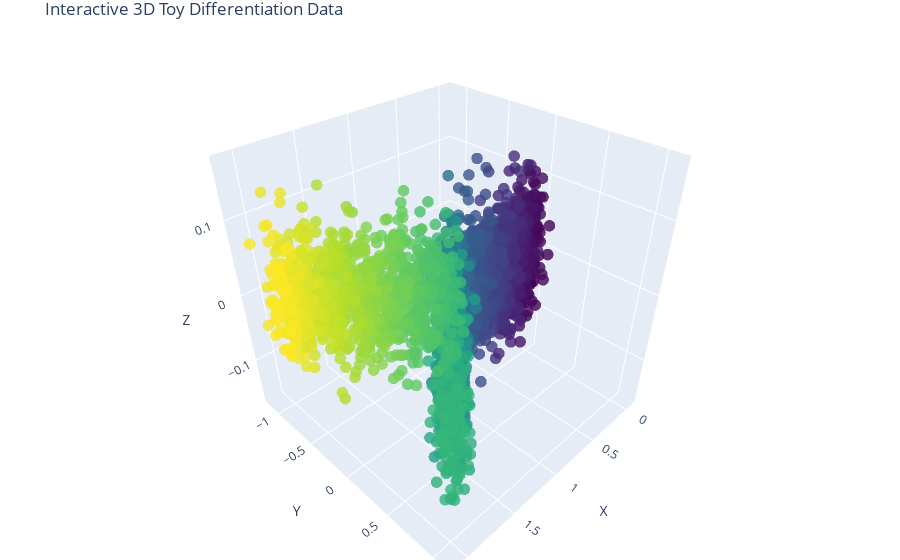

Notebook code cell kept with this figure:
### Code cell
# Generate toy data again
n = 1000
t = np.linspace(0, 1, n)
branch_1 = np.stack([t, t*0, t*0], axis=1)
branch_2 = np.stack([t, t, t*0], axis=1) + [1, 0, 0]
branch_3 = np.stack([t, -t, t*0], axis=1) + [1, 0, 0]
simple_3D = np.concatenate([branch_1, branch_2, branch_3], axis=0)
simple_3D += 0.05 * np.random.randn(*simple_3D.shape)

colors = np.linspace(0, 1, len(simple_3D))

fig = go.Figure(data=[go.Scatter3d(
    x=simple_3D[:, 0], y=simple_3D[:, 1], z=simple_3D[:, 2],
    mode='markers',
    marker=dict(
        size=4,
        color=colors,
        colorscale='Viridis',
        opacity=0.8
    )
)])
fig.update_layout(
    title='Interactive 3D Toy Differentiation Data',
    scene=dict(
        xaxis_title='X',
        yaxis_title='Y',
        zaxis_title='Z'
    ),
    margin=dict(l=0, r=0, b=0, t=30)
)
fig.show()

### Figure 1 — Plotly figure (JSON) as saved in the notebook; plotly's stock layout.template omitted (floating-point values rounded to 4 significant figures; data arrays with more than 128 entries replaced by an {"elided": "..."} marker saying what was removed)
{"data": [{"marker": {"color": {"elided": "3000 float values"}, "colorscale": [[0, "#440154"], [0.1111, "#482878"], [0.2222, "#3e4989"], [0.3333, "#31688e"], [0.4444, "#26828e"], [0.5556, "#1f9e89"], [0.6667, "#35b779"], [0.7778, "#6ece58"], [0.8889, "#b5de2b"], [1, "#fde725"]], "opacity": 0.8, "size": 4}, "mode": "markers", "type": "scatter3d", "x": {"elided": "3000 float values"}, "y": {"elided": "3000 float values"}, "z": {"elided": "3000 float values"}}], "layout": {"margin": {"b": 0, "l": 0, "r": 0, "t": 30}, "scene": {"xaxis": {"title": {"text": "X"}}, "yaxis": {"title": {"text": "Y"}}, "zaxis": {"title": {"text": "Z"}}}, "title": {"text": "Interactive 3D Toy Differentiation Data"}}}
